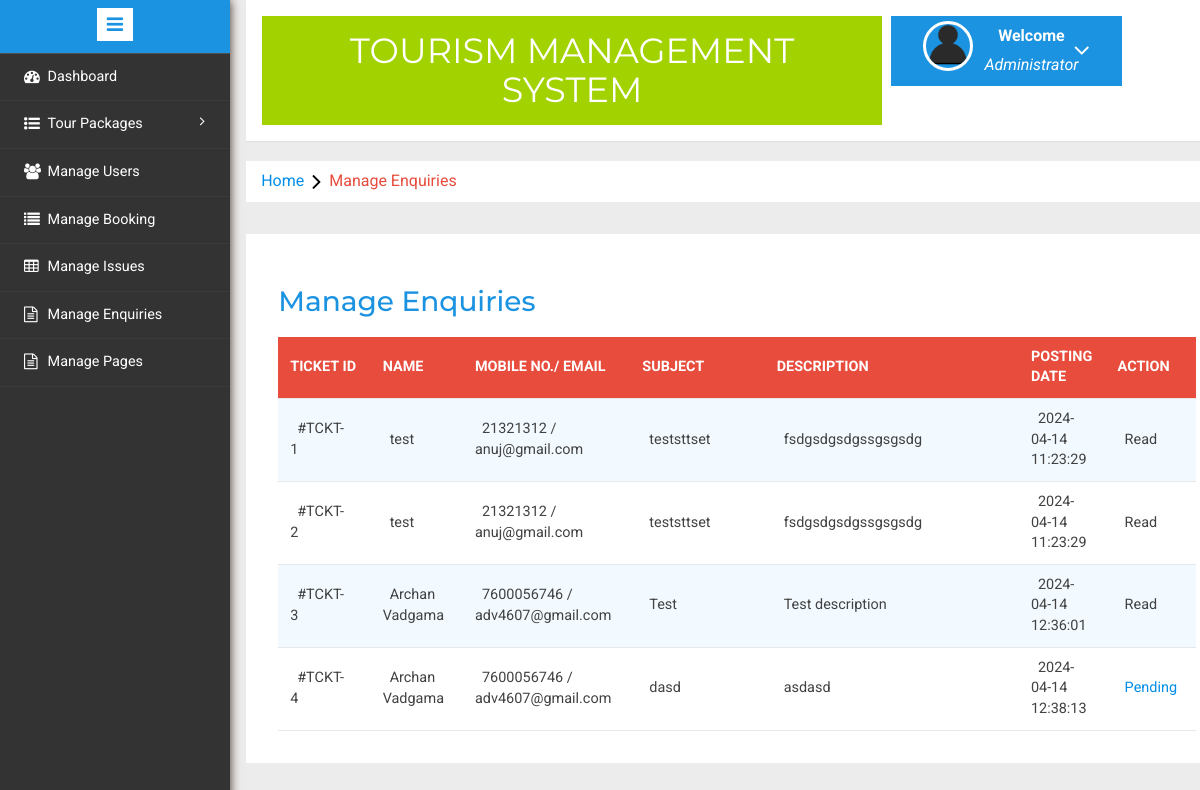
The page /admin/manage-enquires.php (signed in) on the database its author committed.
### tables this page shows
CREATE TABLE `tblenquiry` (
  `id` int(11) NOT NULL,
  `FullName` varchar(100) NOT NULL,
  `EmailId` varchar(100) NOT NULL,
  `MobileNumber` char(10) NOT NULL,
  `Subject` varchar(100) NOT NULL,
  `Description` mediumtext NOT NULL,
  `PostingDate` timestamp NOT NULL DEFAULT current_timestamp(),
  `Status` int(1) DEFAULT NULL
);

### admin/manage-enquires.php (the view, shortened to what this page needs)
<?php
include('includes/config.php');
if(strlen($_SESSION['alogin'])==0)
	{
header('location:index.php');
}
else{
	?>
<!DOCTYPE HTML>
<html>
<head>
<link href="css/bootstrap.min.css" rel='stylesheet' type='text/css' />
<link href="css/style.css" rel='stylesheet' type='text/css' />
<link rel="stylesheet" href="css/morris.css" type="text/css"/>
<link href="css/font-awesome.css" rel="stylesheet">
<link rel="stylesheet" type="text/css" href="css/table-style.css" />
<link rel="stylesheet" type="text/css" href="css/basictable.css" />
<link rel="stylesheet" href="css/icon-font.min.css" type='text/css' />
</head>
<body>
   <div class="page-container">
<div class="left-content">
	   <div class="mother-grid-inner">
				<?php include('includes/header.php');?>
				</div>
<ol class="breadcrumb">
                <li class="breadcrumb-item"><a href="index.html">Home</a><i class="fa fa-angle-right"></i>Manage Enquiries</li>
            </ol>
<div class="agile-grids">
				<div class="agile-tables">
					<div class="w3l-table-info">
					  <h2>Manage Enquiries</h2>
					    <table id="table">
						<thead>
						  <tr>
						  <th>Ticket id</th>
							<th>Name</th>
							<th>Mobile No./ Email</th>
							<th>Subject </th>
							<th>Description </th>
							<th>Posting date </th>
							<th>Action </th>
						  </tr>
						</thead>
						<tbody>
<?php $sql = "SELECT * from tblenquiry";
$query = $dbh -> prepare($sql);
$query->execute();
$results=$query->fetchAll(PDO::FETCH_OBJ);
if($query->rowCount() > 0)
{
foreach($results as $result)
{				?>
						  <tr>
							<td width="120">#TCKT-<?php echo htmlentities($result->id);?></td>
							<td width="50"><?php echo htmlentities($result->FullName);?></td>
								<td width="50"><?php echo htmlentities($result->MobileNumber);?> /<br />
								<?php echo $result->EmailId;?></td>
							<td width="200"><?php echo htmlentities($result->Subject);?></a></td>
							<td width="400"><?php echo htmlentities($result->Description);?></td>
								<td width="50"><?php echo htmlentities($result->PostingDate);?></td>
								<?php if($result->Status==1)
{
	?><td>Read</td>
<?php } else {?>
<td><a href="manage-enquires.php?eid=<?php echo htmlentities($result->id);?>" onclick="return confirm('Do you really want to read')" >Pending</a>
</td>
<?php } ?>
</tr>
						 <?php } }?>
						</tbody>
					  </table>
					</div>
			</div>
</div>
</div>
						<?php include('includes/sidebarmenu.php');?>
							</div>
</body>
</html>
<?php } ?>

### admin/css/table-style.css (style rules this page uses)
table { background: white; border-collapse: collapse; margin: 1.25em 0 0; width: 100%; }
table tr, table th, table td { border: none; border-bottom: 1px solid #e8e8e8; font-size: .95em; }
table th, table td { padding: 10px 12px; text-align: left; }
table th { background: #e74c3c; color: #fff; text-transform: uppercase; }
table tr td { background: #f3faff; color: #424242; }
table tr:nth-of-type(2n+2) td { background: #ffffff; }
table { width: 100%; }

### rows shown on the page
tblenquiry: id "1", FullName "test", MobileNumber "21321312", EmailId "anuj@gmail.com", Subject "teststtset", Description "fsdgsdgsdgssgsgsdg", PostingDate "2024-04-14 11:23:29", Status "Read"
tblenquiry: id "2", FullName "test", MobileNumber "21321312", EmailId "anuj@gmail.com", Subject "teststtset", Description "fsdgsdgsdgssgsgsdg", PostingDate "2024-04-14 11:23:29", Status "Read"
tblenquiry: id "3", FullName "Archan Vadgama", MobileNumber "7600056746", EmailId "adv4607@gmail.com", Subject "Test", Description "Test description", PostingDate "2024-04-14 12:36:01", Status "Read"
tblenquiry: id "4", FullName "Archan Vadgama", MobileNumber "7600056746", EmailId "adv4607@gmail.com", Subject "dasd", Description "asdasd", PostingDate "2024-04-14 12:38:13"
